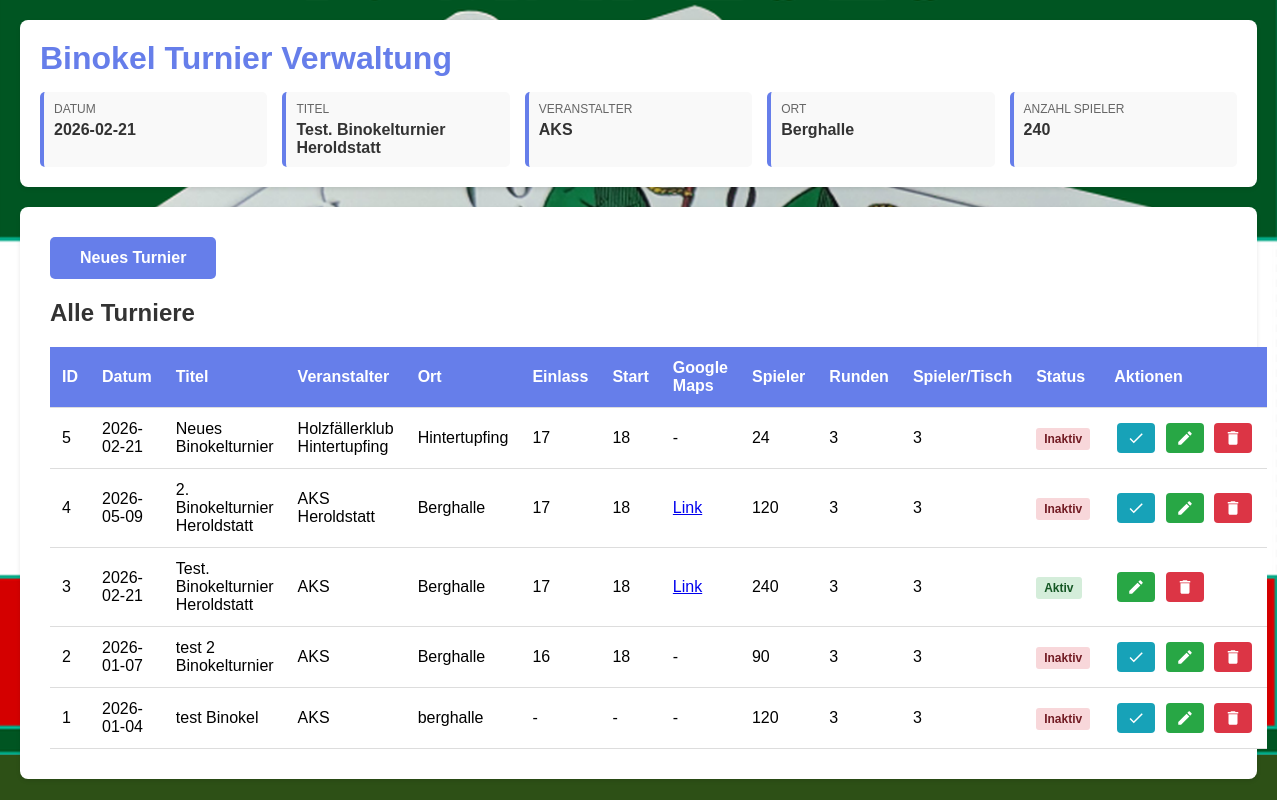
The app's page /turnier/turnier_erfassen.php with its own data.
### tables this page shows
CREATE TABLE turnier (
        id INTEGER PRIMARY KEY AUTOINCREMENT,
        datum TEXT NOT NULL,
        titel TEXT NOT NULL,
        veranstalter TEXT NOT NULL,
        ort TEXT NOT NULL,
        erstellt_am TEXT DEFAULT CURRENT_TIMESTAMP,
        aktiv INTEGER DEFAULT 1
    , anzahl_spieler INTEGER DEFAULT 0, anzahl_runden INTEGER DEFAULT 3, spieler_pro_runde INTEGER DEFAULT 3, aktive_runde INTEGER DEFAULT NULL, aktive_ergebnis_runde INTEGER DEFAULT NULL, googlemaps_link TEXT DEFAULT NULL, startzeit TEXT DEFAULT NULL, einlasszeit TEXT DEFAULT NULL);

### turnier/config.php (called while the page is built, shortened)
<?php
function getAktuellesTurnier() {
    $db = getDB();
    $stmt = $db->query("SELECT * FROM turnier WHERE aktiv = 1 ORDER BY id DESC LIMIT 1");
    return $stmt->fetch(PDO::FETCH_ASSOC);
}
function getAllTurniere() {
    $db = getDB();
    $stmt = $db->query("SELECT * FROM turnier ORDER BY id DESC");
    return $stmt->fetchAll(PDO::FETCH_ASSOC);
}

### turnier/turnier_erfassen.php (the view, shortened to what this page needs)
<?php
require_once 'config.php';
$aktuellesTurnier = getAktuellesTurnier();
$alleTurniere = getAllTurniere();
$success = null;
$error = null;
$editMode = false;
$editTurnier = null;
$showForm = isset($_GET['new']) || $editMode;
?>
<!DOCTYPE html>
<html lang="de">
<head>
</head>
<body>
    <?php include 'header.php'; ?>
    <div class="container">
        <div class="toolbar">
            <a href="?new=1" class="btn">Neues Turnier</a>
        </div>
        <?php if ($showForm): ?>
            <h2><?php echo $editMode ? 'Turnier bearbeiten' : 'Neues Turnier erfassen'; ?></h2>
            <?php if ($success): ?>
                <div class="message success">
                    <?php echo htmlspecialchars($success); ?>
                </div>
            <?php endif; ?>
            <?php if ($error): ?>
                <div class="message error">
                    <?php echo htmlspecialchars($error); ?>
                </div>
            <?php endif; ?>
            <form action="turnier_speichern.php" method="POST">
                <?php if ($editMode): ?>
                    <input type="hidden" name="id" value="<?php echo $editTurnier['id']; ?>">
                <?php endif; ?>
                <div class="form-group">
                    <label for="datum">Datum *</label>
                    <input type="date" id="datum" name="datum" required value="<?php echo $editMode ? htmlspecialchars($editTurnier['datum']) : ''; ?>">
                </div>
                <div class="form-group">
                    <label for="titel">Titel *</label>
                    <input type="text" id="titel" name="titel" required placeholder="z.B. 2. Binokelturnier Heroldstatt" value="<?php echo $editMode ? htmlspecialchars($editTurnier['titel']) : ''; ?>">
                </div>
                <div class="form-group">
                    <label for="veranstalter">Veranstalter *</label>
                    <input type="text" id="veranstalter" name="veranstalter" required placeholder="z.B. AKS Heroldstatt" value="<?php echo $editMode ? htmlspecialchars($editTurnier['veranstalter']) : ''; ?>">
                </div>
                <div class="form-group">
                    <label for="ort">Ort *</label>
                    <input type="text" id="ort" name="ort" required placeholder="z.B. Berghalle, 72535 Heroldstatt" value="<?php echo $editMode ? htmlspecialchars($editTurnier['ort']) : ''; ?>">
                </div>
                <div class="form-group">
                    <label for="einlasszeit">Einlasszeit (optional)</label>
                    <input type="text" id="einlasszeit" name="einlasszeit" placeholder="z.B. 17 Uhr" value="<?php echo $editMode ? htmlspecialchars($editTurnier['einlasszeit'] ?? '') : ''; ?>">
                </div>
                <div class="form-group">
                    <label for="startzeit">Startzeit (optional)</label>
                    <input type="text" id="startzeit" name="startzeit" placeholder="z.B. 18 Uhr" value="<?php echo $editMode ? htmlspecialchars($editTurnier['startzeit'] ?? '') : ''; ?>">
                </div>
                <div class="form-group">
                    <label for="googlemaps_link">Google Maps Link (optional)</label>
                    <input type="url" id="googlemaps_link" name="googlemaps_link" placeholder="z.B. https://maps.app.goo.gl/WW1vLiSJfzJ5VBrt8" value="<?php echo $editMode ? htmlspecialchars($editTurnier['googlemaps_link'] ?? '') : ''; ?>">
                </div>
                <div class="form-group">
                    <label for="anzahl_spieler">Anzahl der Spieler *</label>
                    <input type="number" id="anzahl_spieler" name="anzahl_spieler" required min="1" placeholder="z.B. 16" value="<?php echo $editMode ? htmlspecialchars($editTurnier['anzahl_spieler'] ?? '0') : ''; ?>" onchange="pruefeTeilbarkeit()" oninput="pruefeTeilbarkeit()">
                </div>
                <div class="form-group">
                    <label for="anzahl_runden">Anzahl der Runden *</label>
                    <input type="number" id="anzahl_runden" name="anzahl_runden" required min="1" value="<?php echo $editMode ? htmlspecialchars($editTurnier['anzahl_runden'] ?? '3') : '3'; ?>">
                </div>
                <div class="form-group">
                    <label for="spieler_pro_runde">Anzahl Spieler pro Runde (pro Tisch) *</label>
                    <input type="number" id="spieler_pro_runde" name="spieler_pro_runde" required min="2" value="<?php echo $editMode ? htmlspecialchars($editTurnier['spieler_pro_runde'] ?? '3') : '3'; ?>" onchange="pruefeTeilbarkeit()" oninput="pruefeTeilbarkeit()">
                    <small id="teilbarkeits_hinweis" style="display: none; color: #dc3545; margin-top: 5px; display: block;"></small>
                </div>
                <button type="submit" class="btn" id="submitBtn"><?php echo $editMode ? 'Turnier aktualisieren' : 'Turnier speichern'; ?></button>
            </form>
            <script>
                function pruefeTeilbarkeit() {
                    var anzahlSpieler = parseInt(document.getElementById('anzahl_spieler').value) || 0;
                    var spielerProRunde = parseInt(document.getElementById('spieler_pro_runde').value) || 0;
                    var hinweis = document.getElementById('teilbarkeits_hinweis');
                    var submitBtn = document.getElementById('submitBtn');
                    if (anzahlSpieler > 0 && spielerProRunde > 0) {
                        if (anzahlSpieler % spielerProRunde != 0) {
                            var rest = anzahlSpieler % spielerProRunde;
                            hinweis.textContent = 'Warnung: Die Anzahl der Spieler (' + anzahlSpieler + ') ist nicht ganzzahlig durch die Anzahl Spieler pro Runde (' + spielerProRunde + ') teilbar. Rest: ' + rest + '.';
                            hinweis.style.color = '#dc3545';
                            hinweis.style.display = 'block';
                            submitBtn.disabled = false; // Erlaube trotzdem das Absenden, Server validiert auch
                        } else {
                            hinweis.textContent = '✓ Die Anzahl der Spieler ist durch die Anzahl Spieler pro Runde teilbar.';
                            hinweis.style.color = '#28a745';
                            hinweis.style.display = 'block';
                            submitBtn.disabled = false;
                        }
                    } else {
                        hinweis.style.display = 'none';
                        submitBtn.disabled = false;
                    }
                }
                // Beim Laden der Seite prüfen, falls Werte bereits vorhanden
                window.addEventListener('DOMContentLoaded', function() {
                    pruefeTeilbarkeit();
                });
            </script>
        <?php else: ?>
            <h2>Alle Turniere</h2>
            <?php if (empty($alleTurniere)): ?>
                <p class="no-turnier">Noch keine Turniere erfasst.</p>
            <?php else: ?>
                <table>
                    <thead>
                        <tr>
                            <th>ID</th>
                            <th>Datum</th>
                            <th>Titel</th>
                            <th>Veranstalter</th>
                            <th>Ort</th>
                            <th>Einlass</th>
                            <th>Start</th>
                            <th>Google Maps</th>
                            <th>Spieler</th>
                            <th>Runden</th>
                            <th>Spieler/Tisch</th>
                            <th>Status</th>
                            <th>Aktionen</th>
                        </tr>
                    </thead>
                    <tbody>
                        <?php foreach ($alleTurniere as $turnier): ?>
                            <tr>
                                <td><?php echo htmlspecialchars($turnier['id']); ?></td>
                                <td><?php echo htmlspecialchars($turnier['datum']); ?></td>
                                <td><?php echo htmlspecialchars($turnier['titel']); ?></td>
                                <td><?php echo htmlspecialchars($turnier['veranstalter']); ?></td>
                                <td><?php echo htmlspecialchars($turnier['ort']); ?></td>
                                <td><?php echo htmlspecialchars($turnier['einlasszeit'] ?? '-'); ?></td>
                                <td><?php echo htmlspecialchars($turnier['startzeit'] ?? '-'); ?></td>
                                <td>
                                    <?php if (!empty($turnier['googlemaps_link'])): ?>
                                        <a href="<?php echo htmlspecialchars($turnier['googlemaps_link']); ?>" target="_blank" title="<?php echo htmlspecialchars($turnier['googlemaps_link']); ?>">Link</a>
                                    <?php else: ?>
                                        -
                                    <?php endif; ?>
                                </td>
                                <td><?php echo htmlspecialchars($turnier['anzahl_spieler'] ?? '0'); ?></td>
                                <td><?php echo htmlspecialchars($turnier['anzahl_runden'] ?? '3'); ?></td>
                                <td><?php echo htmlspecialchars($turnier['spieler_pro_runde'] ?? '3'); ?></td>
                                <td>
                                    <?php if ($turnier['aktiv'] == 1): ?>
                                        <span class="status-active">Aktiv</span>
                                    <?php else: ?>
                                        <span class="status-inactive">Inaktiv</span>
                                    <?php endif; ?>
                                </td>
                                <td>
                                    <div class="action-buttons">
                                        <?php if ($turnier['aktiv'] != 1): ?>
                                            <button class="icon-btn icon-btn-activate" onclick="activateTurnier(<?php echo $turnier['id']; ?>)" title="Aktivieren">
                                                <svg xmlns="http://www.w3.org/2000/svg" viewBox="0 0 24 24">
                                                    <path d="M9 16.2L4.8 12l-1.4 1.4L9 19 21 7l-1.4-1.4L9 16.2z"/>
                                                </svg>
                                            </button>
                                        <?php endif; ?>
                                        <button class="icon-btn icon-btn-edit" onclick="editTurnier(<?php echo $turnier['id']; ?>)" title="Bearbeiten">
                                            <svg xmlns="http://www.w3.org/2000/svg" viewBox="0 0 24 24">
                                                <path d="M3 17.25V21h3.75L17.81 9.94l-3.75-3.75L3 17.25zM20.71 7.04c.39-.39.39-1.02 0-1.41l-2.34-2.34c-.39-.39-1.02-.39-1.41 0l-1.83 1.83 3.75 3.75 1.83-1.83z"/>
                                            </svg>
                                        </button>
                                        <button class="icon-btn icon-btn-delete" onclick="deleteTurnier(<?php echo $turnier['id']; ?>)" title="Löschen">
                                            <svg xmlns="http://www.w3.org/2000/svg" viewBox="0 0 24 24">
                                                <path d="M6 19c0 1.1.9 2 2 2h8c1.1 0 2-.9 2-2V7H6v12zM19 4h-3.5l-1-1h-5l-1 1H5v2h14V4z"/>
                                            </svg>
                                        </button>
                                    </div>
                                </td>
                            </tr>
                        <?php endforeach; ?>
                    </tbody>
                </table>
            <?php endif; ?>
        <?php endif; ?>
    </div>
</body>
</html>

### turnier/header.php (shortened to what this page needs)
<?php
require_once 'config.php';
$aktuellesTurnier = getAktuellesTurnier();
?>
<div class="header">
    <h1>Binokel Turnier Verwaltung</h1>
    <?php if ($aktuellesTurnier): ?>
        <div class="turnier-info">
            <div class="info-item">
                <div class="info-label">Datum</div>
                <div class="info-value"><?php echo htmlspecialchars($aktuellesTurnier['datum']); ?></div>
            </div>
            <div class="info-item">
                <div class="info-label">Titel</div>
                <div class="info-value"><?php echo htmlspecialchars($aktuellesTurnier['titel']); ?></div>
            </div>
            <div class="info-item">
                <div class="info-label">Veranstalter</div>
                <div class="info-value"><?php echo htmlspecialchars($aktuellesTurnier['veranstalter']); ?></div>
            </div>
            <div class="info-item">
                <div class="info-label">Ort</div>
                <div class="info-value"><?php echo htmlspecialchars($aktuellesTurnier['ort']); ?></div>
            </div>
            <div class="info-item">
                <div class="info-label">Anzahl Spieler</div>
                <div class="info-value"><?php echo htmlspecialchars($aktuellesTurnier['anzahl_spieler'] ?? '0'); ?></div>
            </div>
        </div>
    <?php else: ?>
        <p class="no-turnier">Noch kein Turnier erfasst</p>
    <?php endif; ?>
</div>

### turnier/turnier_erfassen.php (style rules this page uses)
* { margin: 0; padding: 0; box-sizing: border-box; }
body { font-family: Arial, sans-serif; background-color: #2d5016; background-image: url('../img/Binokel_Hintergrund.png'); background-size: contain; background-position: center top; background-repeat: no-repeat; background-attachment: fixed; padding: 20px; }
.container { background: white; padding: 30px; border-radius: 8px; box-shadow: 0 2px 4px rgba(0,0,0,0.1); max-width: 1400px; margin: 0 auto; }
.toolbar { display: flex; justify-content: space-between; align-items: center; margin-bottom: 20px; }
h2 { color: #333; margin-bottom: 20px; }
.btn { background: #667eea; color: white; padding: 12px 30px; border: none; border-radius: 5px; font-size: 16px; font-weight: 600; cursor: pointer; transition: background-color 0.3s; text-decoration: none; display: inline-block; }
table { width: 100%; border-collapse: collapse; margin-top: 20px; background: white; }
th, td { padding: 12px; text-align: left; border-bottom: 1px solid #ddd; }
th { background: #667eea; color: white; font-weight: bold; }
.icon-btn { padding: 6px 10px; margin: 0 3px; border: none; border-radius: 4px; cursor: pointer; display: inline-flex; align-items: center; justify-content: center; transition: background-color 0.2s, transform 0.1s; vertical-align: middle; }
.icon-btn svg { width: 18px; height: 18px; fill: white; }
.icon-btn-edit { background: #28a745; }
.icon-btn-delete { background: #dc3545; }
.icon-btn-activate { background: #17a2b8; }
.action-buttons { white-space: nowrap; }
.status-active { padding: 4px 8px; background: #d4edda; color: #155724; border-radius: 3px; font-size: 12px; font-weight: bold; }
.status-inactive { padding: 4px 8px; background: #f8d7da; color: #721c24; border-radius: 3px; font-size: 12px; font-weight: bold; }

### turnier/header.php (style rules this page uses)
.header { background: white; padding: 20px; border-radius: 8px; margin-bottom: 20px; box-shadow: 0 2px 4px rgba(0,0,0,0.1); }
.header h1 { color: #667eea; margin-bottom: 15px; }
.turnier-info { display: grid; grid-template-columns: repeat(auto-fit, minmax(200px, 1fr)); gap: 15px; margin-top: 15px; }
.info-item { padding: 10px; background: #f9f9f9; border-radius: 5px; border-left: 4px solid #667eea; }
.info-label { font-size: 12px; color: #666; text-transform: uppercase; margin-bottom: 5px; }
.info-value { font-size: 16px; font-weight: bold; color: #333; }

### records on screen
turnier: datum "2026-02-21", titel "Test. Binokelturnier Heroldstatt", veranstalter "AKS", ort "Berghalle", anzahl_spieler "240", id "3", einlasszeit "17", startzeit "18", anzahl_runden "3", spieler_pro_runde "3", aktiv "Aktiv"
turnier: id "5", datum "2026-02-21", titel "Neues Binokelturnier", veranstalter "Holzfällerklub Hintertupfing", ort "Hintertupfing", einlasszeit "17", startzeit "18", anzahl_spieler "24", anzahl_runden "3", spieler_pro_runde "3", aktiv "Inaktiv"
turnier: id "4", datum "2026-05-09", titel "2. Binokelturnier Heroldstatt", veranstalter "AKS Heroldstatt", ort "Berghalle", einlasszeit "17", startzeit "18", anzahl_spieler "120", anzahl_runden "3", spieler_pro_runde "3", aktiv "Inaktiv"
turnier: id "2", datum "2026-01-07", titel "test 2 Binokelturnier", veranstalter "AKS", ort "Berghalle", einlasszeit "16", startzeit "18", anzahl_spieler "90", anzahl_runden "3", spieler_pro_runde "3", aktiv "Inaktiv"
turnier: id "1", datum "2026-01-04", titel "test Binokel", veranstalter "AKS", ort "berghalle", einlasszeit "-", startzeit "-", anzahl_spieler "120", anzahl_runden "3", spieler_pro_runde "3", aktiv "Inaktiv"
